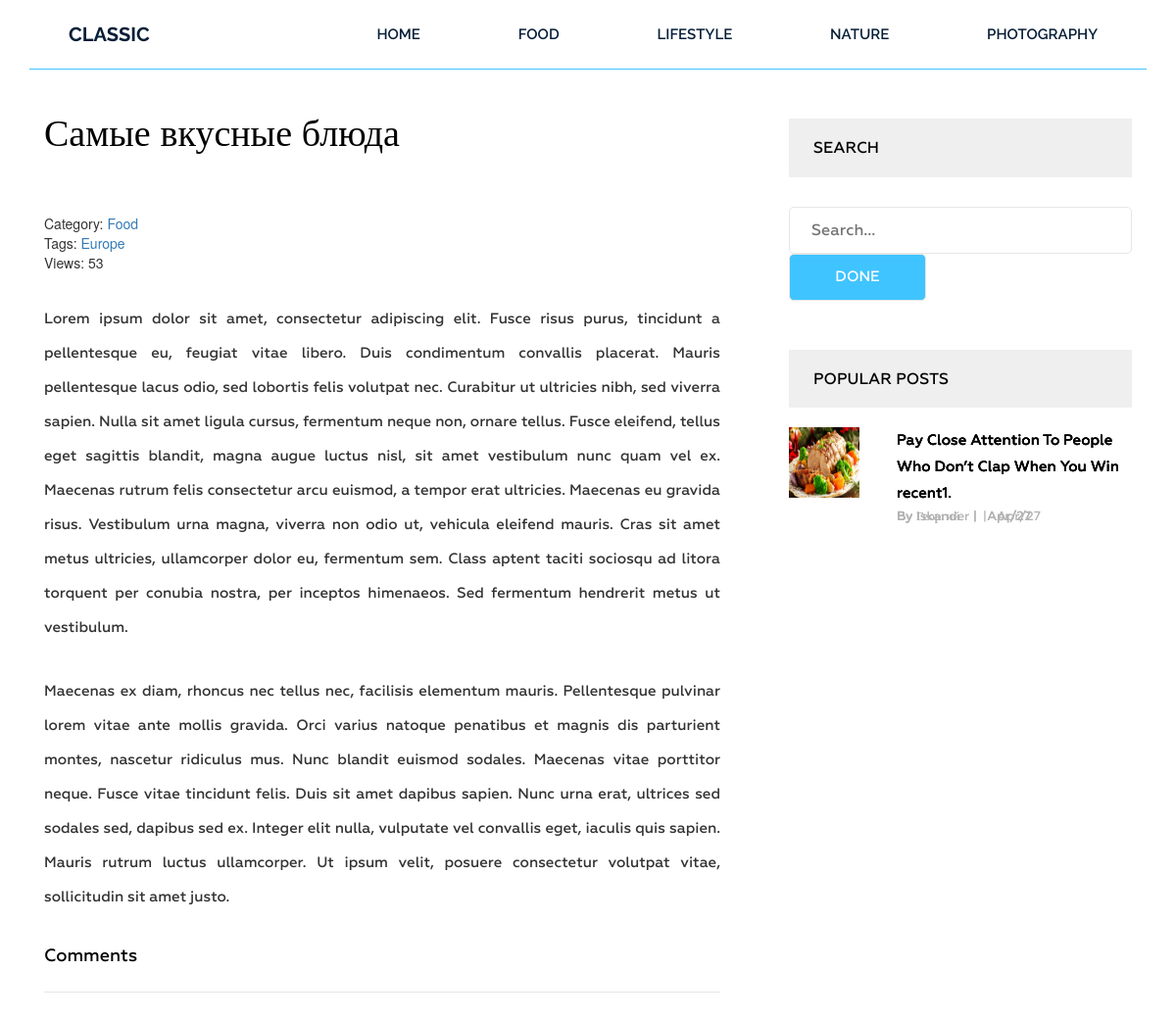
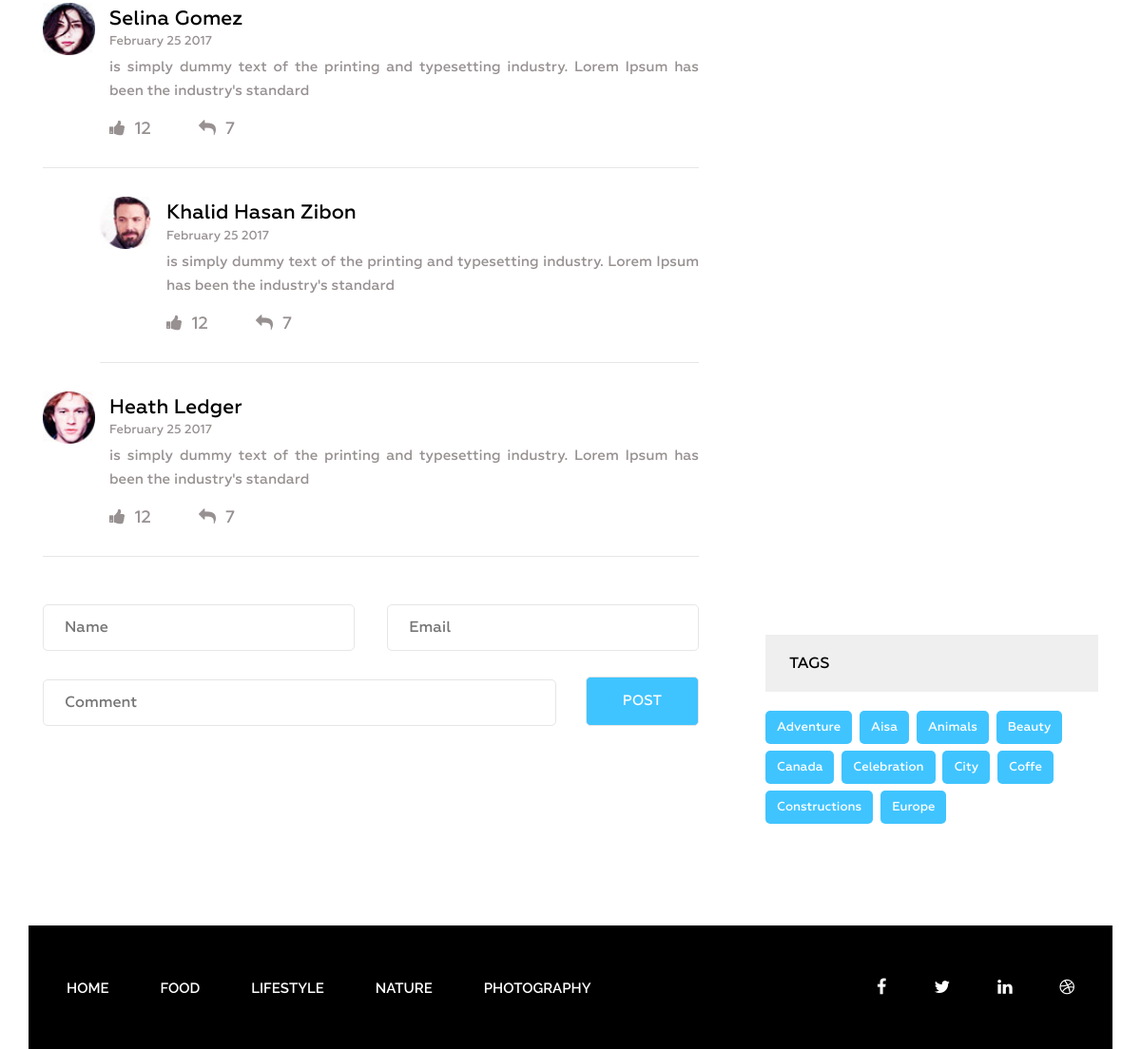
Page /post/samye-vkusnye-blyuda/ on the committed database (2 pictures, top to bottom).
### blog/models.py (models this page shows, shortened)
class Category(models.Model):
    title = models.CharField(max_length=255)
    slug = models.SlugField(max_length=255, verbose_name='Url', unique=True)
    def __str__(self):
        return self.title
    def get_absolute_url(self):
        return reverse('category', kwargs={"slug": self.slug})
    class Meta:
        verbose_name = 'Категория(ю)'
        verbose_name_plural = 'Категории'
        ordering = ['title']

class Post(models.Model):
    title = models.CharField(max_length=255)
    slug = models.SlugField(max_length=255, verbose_name='Url', unique=True)
    author = models.CharField(max_length=100)
    content = models.TextField(blank=True)
    created_at = models.DateTimeField(auto_now_add=True, verbose_name='Опубликовано')
    photo = models.ImageField(upload_to='photos/%Y/%m/%d/', blank=True)
    views = models.IntegerField(default=0, verbose_name='Кол-во просмотров')
    category = models.ForeignKey(Category, on_delete=models.PROTECT, related_name='posts')
    tags = models.ManyToManyField(Tag, blank=True, related_name='posts')
    def get_absolute_url(self):
        return reverse('post', kwargs={"slug": self.slug})
    class Meta:
        verbose_name = 'Статья(ю)'
        verbose_name_plural = 'Статьи'
        ordering = ['-created_at']

class Tag(models.Model):
    title = models.CharField(max_length=50)
    slug = models.SlugField(max_length=50, verbose_name='Url', unique=True)
    def get_absolute_url(self):
        return reverse('tag', kwargs={"slug": self.slug})
    class Meta:
        verbose_name = 'Тег'
        verbose_name_plural = 'Теги'
        ordering = ['title']

### blog/views.py (the view)
# urls.py: path('post/<str:slug>/', GetPost.as_view(), name='post'),
class GetPost(DetailView):
    model = Post
    template_name = 'blog/single.html'
    context_object_name = 'post'
    def get_context_data(self, *, object_list=None, **kwargs):
        context = super().get_context_data(**kwargs)
        self.object.views = F('views') + 1
        self.object.save()
        self.object.refresh_from_db()
        return context

### blog/templatetags/menu.py (called while the page is built)
@register.inclusion_tag('blog/menu_tpl.html')
def show_menu(menu_class='menu'):
    categories = Category.objects.all()
    return {'categories': categories, 'menu_class': menu_class}

### blog/templatetags/sidebar.py (called while the page is built)
@register.inclusion_tag('blog/popular_posts.html')
def get_popular(cnt=3):
    posts = Post.objects.order_by('-views')[:cnt]
    return {"posts": posts}

@register.inclusion_tag('blog/tags.html')
def get_tags():
    tags = Tag.objects.all()
    return {'tags': tags}

### blog/templates/blog/single.html (shortened to what this page needs)
{% extends 'base.html' %}
{% load static %}{% load sidebar %}
{% block content %}
    <section class="single-blog-area">
        <div class="container">
            <div class="row">
                <div class="col-md-12">
                    <div class="border-top">
                        <div class="col-md-8">
                            <div class="blog-area">
                                <div class="blog-area-part">
                                    <h2>{{ post.title }}</h2>
                                    <div class="single-content">
                                        <div>
                                            <span>Category: <a
                                                    href="{{ post.category.get_absolute_url }}">{{ post.category }}</a></span>
                                            <br>
                                            {% if post.tags.exists %}
                                                <span>
                                            Tags:
                                                    {% for tag in post.tags.all %}
                                                        <a href="{{ tag.get_absolute_url }}">{{ tag.title }}</a>
                                                    {% endfor %}
                                        </span>
                                                <br>
                                            {% endif %}
                                            <span>Views: {{ post.views }}</span>
                                        </div>
                                        {{ post.content|safe }}
                                    </div>
                                </div>
                                <div class="commententries">
                                    <h3>Comments</h3>
                                    <ul class="commentlist">
                                        <li>
                                            <article class="comment">
                                                <header class="comment-author">
                                                    <img src="img/author-1.jpg" alt="">
                                                </header>
                                                <section class="comment-details">
                                                    <div class="author-name">
                                                        <h5><a href="#">Selina Gomez</a></h5>
                                                        <p>February 25 2017</p>
                                                    </div>
                                                    <div class="comment-body">
                                                        <p>is simply dummy text of the printing and typesetting
                                                            industry.
                                                            Lorem Ipsum has been the industry's standard </p>
                                                    </div>
                                                    <div class="reply">
                                                        <p><span><a href="#"><i class="fa fa-thumbs-up"
                                                                                aria-hidden="true"></i></a>12</span><span><a
                                                                href="#"><i class="fa fa-reply" aria-hidden="true"></i></a>7</span>
                                                        </p>
                                                    </div>
                                                </section>
                                            </article>
                                            <ul class="children">
                                                <li>
                                                    <article class="comment">
                                                        <header class="comment-author">
                                                            <img src="img/author-2.jpg" alt="">
                                                        </header>
                                                        <section class="comment-details">
                                                            <div class="author-name">
                                                                <h5><a href="#">Khalid Hasan Zibon</a></h5>
                                                                <p>February 25 2017</p>
                                                            </div>
                                                            <div class="comment-body">
                                                                <p>is simply dummy text of the printing and typesetting
                                                                    industry. Lorem Ipsum has been the industry's
                                                                    standard </p>
                                                            </div>
                                                            <div class="reply">
                                                                <p><span><a href="#"><i class="fa fa-thumbs-up"
                                                                                        aria-hidden="true"></i></a>12</span><span><a
                                                                        href="#"><i class="fa fa-reply"
                                                                                    aria-hidden="true"></i></a>7</span>
                                                                </p>
                                                            </div>
                                                        </section>
                                                    </article>
                                                </li>
                                            </ul>
                                        </li>
                                        <li>
                                            <article class="comment">
                                                <header class="comment-author">
                                                    <img src="img/author-3.jpg" alt="">
                                                </header>
                                                <section class="comment-details">
                                                    <div class="author-name">
                                                        <h5><a href="#">Heath Ledger</a></h5>
                                                        <p>February 25 2017</p>
                                                    </div>
                                                    <div class="comment-body">
                                                        <p>is simply dummy text of the printing and typesetting
                                                            industry.
                                                            Lorem Ipsum has been the industry's standard </p>
                                                    </div>
                                                    <div class="reply">
                                                        <p><span><a href="#"><i class="fa fa-thumbs-up"
                                                                                aria-hidden="true"></i></a>12</span><span><a
                                                                href="#"><i class="fa fa-reply" aria-hidden="true"></i></a>7</span>
                                                        </p>
                                                    </div>
                                                </section>
                                            </article>
                                        </li>
                                    </ul>
                                </div>
                                <form action="#" method="get">
                                    <div class="name">
                                        <input type="text" name="" id="" placeholder="Name" class="name">
                                    </div>
                                    <div class="email">
                                        <input type="email" name="" id="" placeholder="Email" class="email">
                                    </div>
                                    <div class="comment">
                                        <input type="text" name="" id="" placeholder="Comment" class="comment">
                                    </div>
                                    <div class="post">
                                        <input type="submit" value="Post">
                                    </div>
                                </form>
                            </div>
                        </div>
                        <div class="col-md-4">
                            <div class="newsletter">
                                <h2 class="sidebar-title">Search</h2>
                                <form action="{% url 'search' %}" method="get">
                                    <input type="text" name="s"  placeholder="Search...">
                                    <input type="submit" value="Done">
                                </form>
                            </div>
                            {% get_popular 3 %}
                            {% get_tags %}
                        </div>
                    </div>
                </div>
            </div>
        </div>
    </section>
{% endblock %}

### templates/base.html (shortened to what this page needs)
{% load static %}
{% load cache %}
<!DOCTYPE html>
<html lang="en">
<head>
    <link rel="stylesheet" href="{% static 'css/bootstrap.css' %}">
    <link rel="stylesheet" href="{% static 'css/font-awesome.min.css' %}">
    <link rel="stylesheet" href="{% static 'css/owl.carousel.min.css' %}">
    <link rel="stylesheet" href="{% static 'css/owl.theme.default.min.css' %}">
    <link rel="stylesheet" href="{% static 'style.css' %}">
    <link rel="stylesheet" href="{% static 'responsive.css' %}">
</head>
<body>
<div class="wrapper">
    {% cache 20 header %}
        {% include 'inc/_header.html' %}
    {% endcache %}
    {% cache 20 content %}
        {% block content %} {% endblock %}
    {% endcache %}
    {% cache 20 footer %}
        {% include 'inc/_footer.html' %}
    {% endcache %}
</div>
</body>
</html>

### templates/inc/_header.html
{% load menu %}
<header class="header">
    <div class="container">
        <div class="row">
            <div class="col-md-2">
                <div class="logo">
                    <h2><a href="{% url 'home' %}">Classic</a></h2>
                </div>
            </div>
            <div class="col-md-10">
                {% show_menu %}
            </div>
        </div>
    </div>
</header>

### blog/templates/blog/menu_tpl.html
<div class="{{ menu_class }}">
    <ul>
        <li><a href="{% url 'home' %}">Home</a></li>
        {% for item in categories %}
            <li><a href="{{ item.get_absolute_url }}">{{ item.title }}</a></li>
        {% endfor %}
    </ul>
</div>

### blog/templates/blog/popular_posts.html
<h2 class="sidebar-title">Popular posts</h2>
<div class="grid" style="position: relative; height: 1221.93px;">
    {% for item in posts %}
        <div class="portfolio-item popular" style="position: absolute; left: 0px; top: 0px;">
            {% if item.photo %}
                <img src="{{ item.photo.url }}" alt="">
            {% endif %}
            <div class="portfolio-text">
                <h5><a href="{{ item.get_absolute_url }}">Pay Close Attention To People Who Don’t Clap When You Win
                    recent1.</a></h5>
                <p>By {{ item.author }} <span>|</span>{{ item.created_at|date:"M/d"  }}</p>
            </div>
        </div>
    {% endfor %}
</div>

### blog/templates/blog/tags.html
<div class="tags">
    <h2 class="sidebar-title">Tags</h2>
    {% for tag in tags %}
    <p><a href="{{ tag.get_absolute_url }}">{{ tag.title }}</a></p>
    {% endfor %}
</div>

### templates/inc/_footer.html (shortened to what this page needs)
{% load menu %}
<footer class="footer">
    <div class="container">
        <div class="row">
            <div class="col-md-12">
                <div class="footer-bg">
                    <div class="row">
                        <div class="col-md-9">
                            {% show_menu 'footer-menu' %}
                        </div>
                        <div class="col-md-3">
                            <div class="footer-icon">
                                <p><a href="#"><i class="fa fa-facebook" aria-hidden="true"></i></a><a href="#"><i
                                        class="fa fa-twitter" aria-hidden="true"></i></a><a href="#"><i
                                        class="fa fa-linkedin" aria-hidden="true"></i></a><a href="#"><i
                                        class="fa fa-dribbble" aria-hidden="true"></i></a></p>
                            </div>
                        </div>
                    </div>
                </div>
            </div>
        </div>
    </div>
</footer>

### rows in the picture
Category: title "FOOD"
Category: title "LIFESTYLE"
Category: title "NATURE"
Category: title "PHOTOGRAPHY"
Post: title "Самые вкусные блюда", category "Food", views "53", content "Lorem ipsum dolor sit amet, consectetur adipiscing elit. Fusce risus purus, tincidunt a pellentesque eu, feugiat vitae libero. Duis condimentum convallis placerat. Mauris pellentesque lacus odio, sed lobortis felis volutpat nec. Curabitur ut ultricies nibh, sed viverra sapien. Nulla sit amet ligula cursus, fermentum neque non, ornare tellus. Fusce eleifend, tellus eget sagittis blandit, magna augue luctus nisl, sit amet vestibulum nunc quam vel ex. Maecenas rutrum felis consectetur arcu euismod, a tempor erat ultricies. Maecenas eu gravida risus. Vestibulum urna magna, viverra non odio ut, vehicula eleifend mauris. Cras sit amet metus ultricies, ullamcorper dolor eu, fermentum sem. Class…", photo (picture), author "Георгий", created_at "Apr/27"
Tag: title "Europe"
Post: author "Iskander", created_at "Apr/27"
Post: author "Георгий", created_at "Apr/27"
Tag: title "Adventure"
Tag: title "Aisa"
Tag: title "Animals"
Tag: title "Beauty"
Tag: title "Canada"
Tag: title "Celebration"
Tag: title "City"
Tag: title "Coffe"
Tag: title "Constructions"
